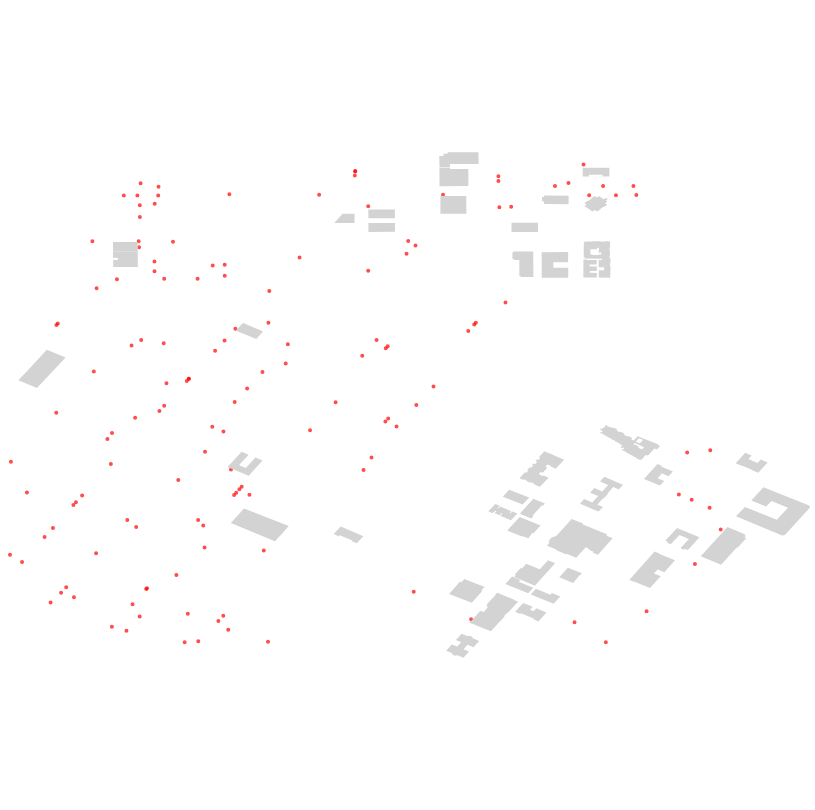

Source (notebook cell):
### Markdown cell above
### Getting features from nearby a point

You can also choose a point and radius around which to get the features. Here I choose a point in downtown Seattle and a distance of 500 meters.

### Code cell
mypoint = [47.6038321,-122.330062] # center point in lat lon
mydist = 500 # distance in m

bikeparking = ox.features_from_point(center_point = mypoint, 
                                     tags={"amenity":['bicycle_parking']}, 
                                     dist = mydist)

bikeparking = gpd.GeoDataFrame.from_features(bikeparking)
bikeparking['lon']=bikeparking['geometry'].x
bikeparking['lat']=bikeparking['geometry'].y

apartments = ox.features_from_point(center_point = mypoint, 
                                     tags={"building": ["apartments"]}, 
                                     dist = mydist)
bikeplot = alt.Chart(bikeparking).mark_circle(
    stroke = 'red',
    fill = 'none',
    size = 4
).encode(
    latitude='lat:Q',
    longitude='lon:Q'
)

apartplot = alt.Chart(
    gpd.GeoDataFrame.from_features(apartments)
).mark_geoshape(fill='lightgray').project("identity")

alt.layer(bikeplot, apartplot).resolve_scale(color='independent').properties(width=800,height=800)
